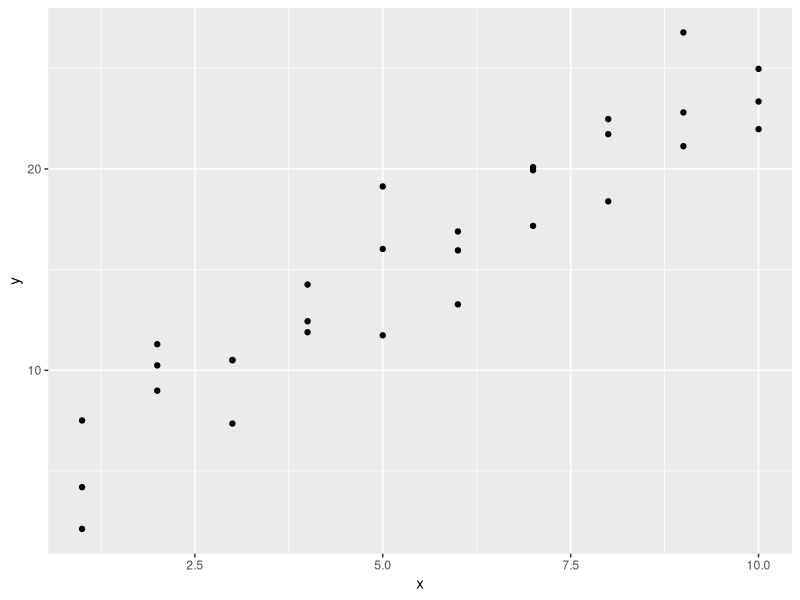
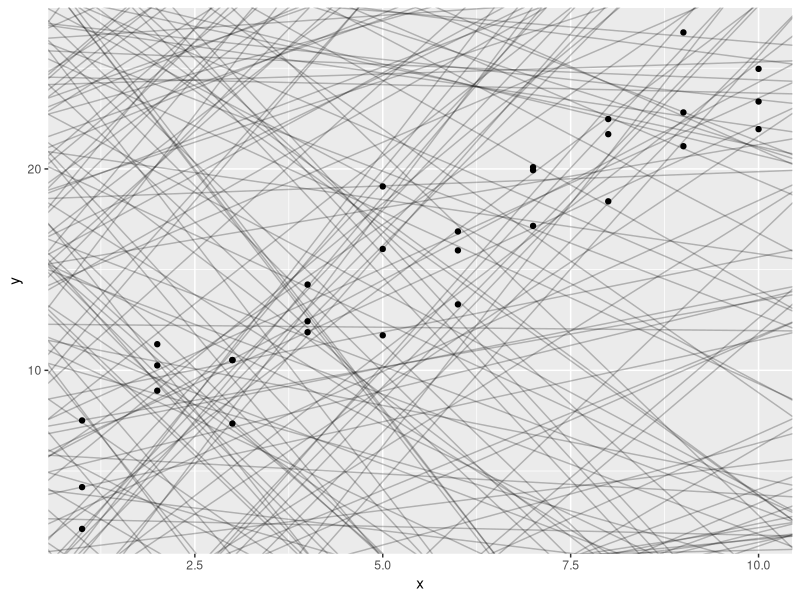
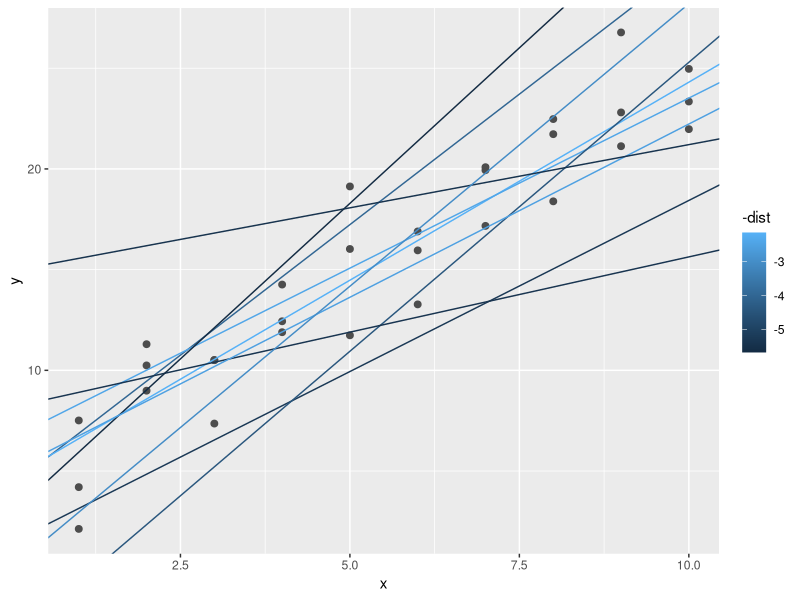
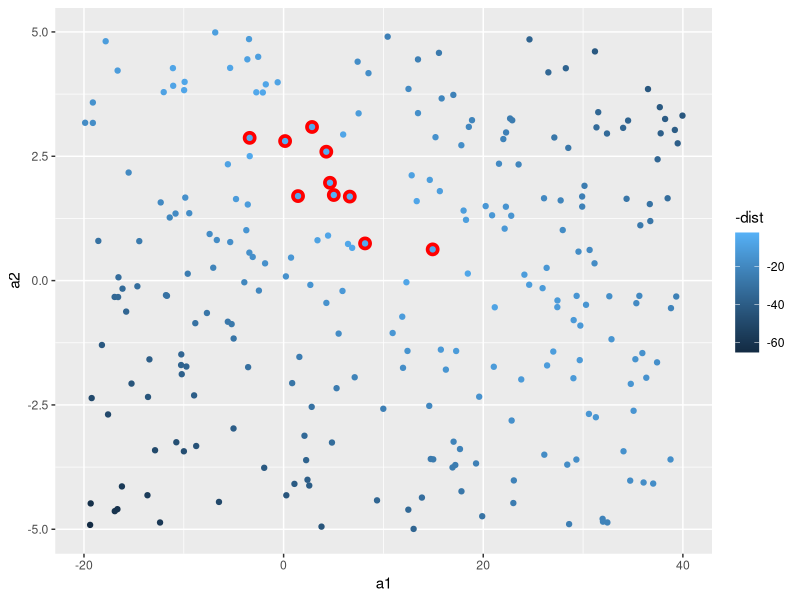
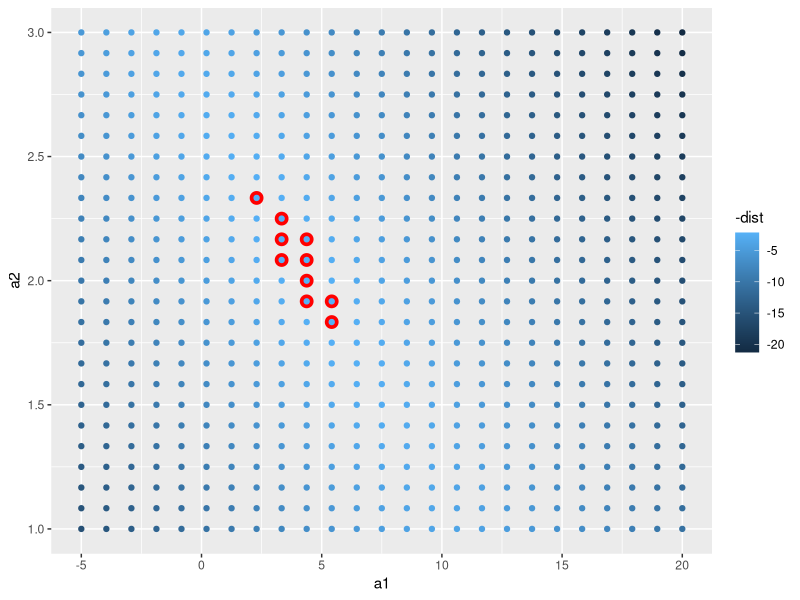
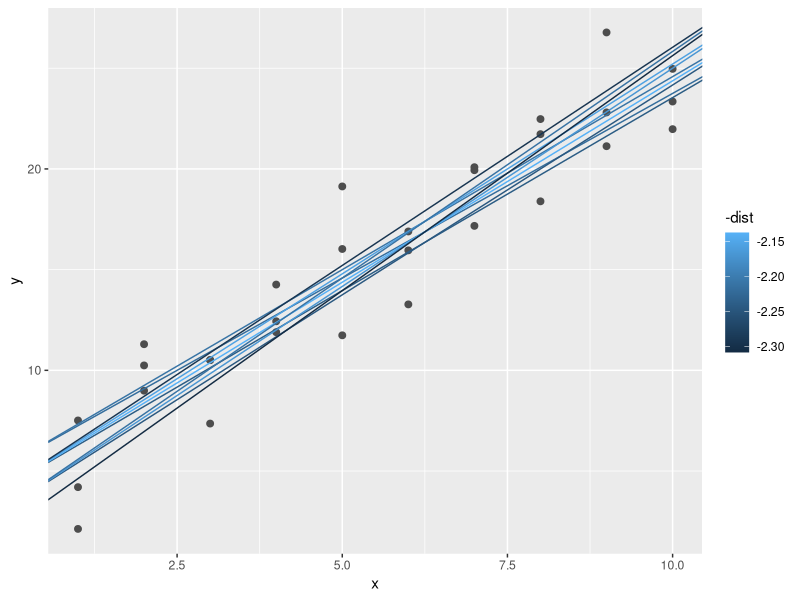
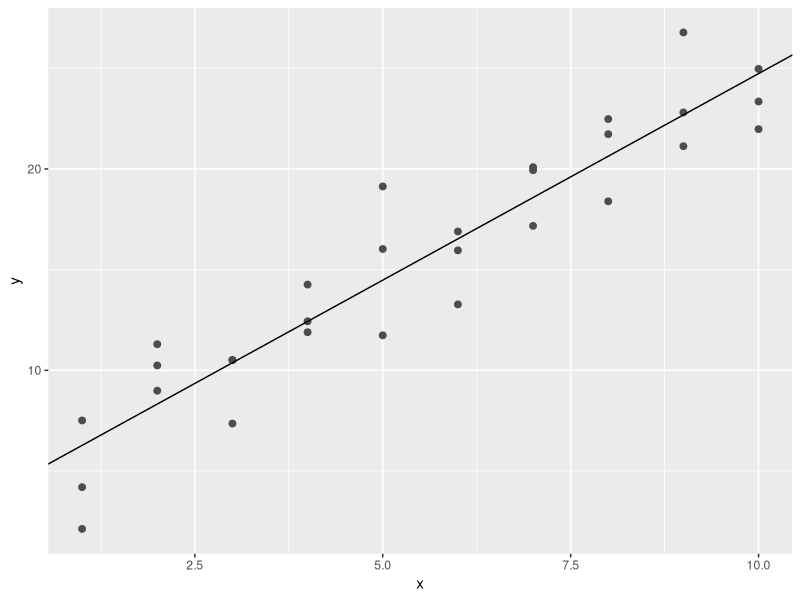
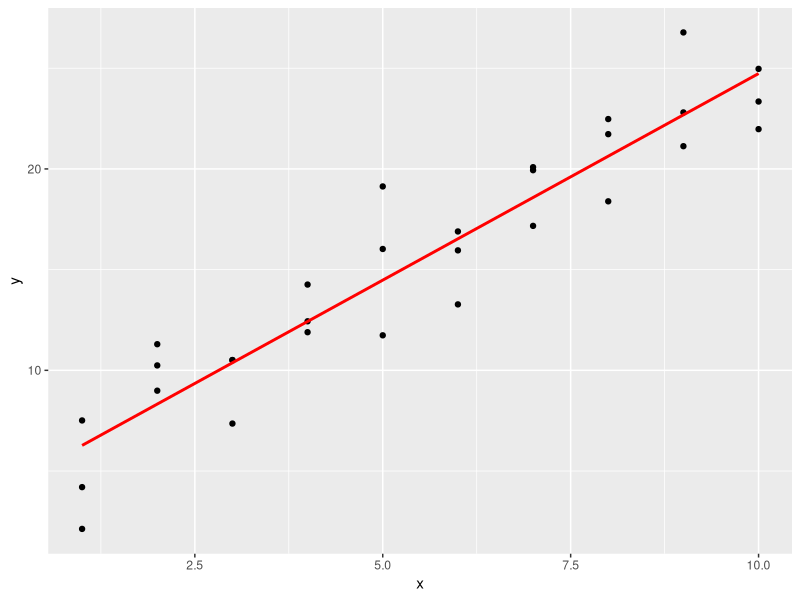

These charts were generated, in order, by the following R code: (Note: this script raises an error after producing the figures.)
library(tidyverse)
library(modelr)
options(na.action = na.warn)

#a simple model
#Lets look at the sim1 dataset from the modelr package
sim1

ggplot(sim1, aes(x, y)) +
  geom_point()

models <- tibble(
  a1 = runif(250, -20, 40),
  a2 = runif(250, -5, 5)
)

ggplot(sim1, aes(x, y)) + 
  geom_abline(aes(intercept = a1, slope = a2), data = models, alpha = 1/4) +
  geom_point() 

#Need to find a model that has the least distance between the observed y and
#the predicted y

#function for predicted y
model1 <- function(a, data) {
  a[1] + data$x*a[2]
}

model1(c(7, 1.5), sim1)

#root mean squared deviation
measure_distance <- function(mod, data) {
  diff <- data$y - model1(mod, data)
  sqrt(mean(diff^2))
}

measure_distance(c(7, 1.5), sim1)

#Now can use purrr to compute the distance for all the models
# a helper function
sim1_dist <- function(a1, a2) {
  measure_distance(c(a1, a2), sim1)
}

models <- models %>%
          mutate(dist = purrr::map2_dbl(a1, a2, sim1_dist))

#Lets overlay the 10 best models on the data
ggplot(sim1, aes(x, y)) +
  geom_point(size = 2, colour = "grey30") +
  geom_abline(
    aes(intercept = a1, slope = a2, colour = -dist),
    data = filter(models, rank(dist) <= 10)
  )

#Visualising the models

ggplot(models, aes(a1, a2)) +
  geom_point(data = filter(models, rank(dist) <= 10), size = 4, colour = "red") +
  geom_point(aes(colour = -dist))

#Another way to check models is by doing grid search
grid <- expand.grid(
  a1 = seq(-5, 20, length = 25),
  a2 = seq(1, 3, length = 25)
) %>% 
  mutate(dist = purrr::map2_dbl(a1, a2, sim1_dist))

grid %>% 
  ggplot(aes(a1, a2)) +
  geom_point(data = filter(grid, rank(dist) <= 10), size = 4, colour = "red") +
  geom_point(aes(colour = -dist)) 

#Taking the 10 best models on the original data
ggplot(sim1, aes(x, y)) + 
  geom_point(size = 2, colour = "grey30") + 
  geom_abline(
    aes(intercept = a1, slope = a2, colour = -dist), 
    data = filter(grid, rank(dist) <= 10)
  )

#You can also use the Newton-Raphson search to find the best model
# If you have a function that defines the distance between a model and a 
# dataset, an algorithm that can minimise that distance by modifying the 
# parameters of the model, you can find the best model. The neat thing 
# about this approach is that it will work for any family of models 
# that you can write an equation for.
best <- optim(c(0, 0), measure_distance, data = sim1)
best$par


ggplot(sim1, aes(x, y)) + 
  geom_point(size = 2, colour = "grey30") + 
  geom_abline(intercept = best$par[1], slope = best$par[2])

#The last option is the lm
sim1_mod <- lm(y ~ x, data = sim1)
coef(sim1_mod)
#> (Intercept)           x 
#>    4.220822    2.051533

#Prediction
#Generate an evenly spaced grid of values that cover the region 
#where out data lies.
#The easiest way modelr::data_grid()
#Finds the unique values then generates all combinations

grid <- sim1 %>% 
        data_grid(x)

grid

#Takes the data and the model and adds a new column of predictions to the dataframe
grid <- grid %>% 
  add_predictions(sim1_mod) 
grid

ggplot(sim1, aes(x)) +
  geom_point(aes(y = y)) +
  geom_line(aes(y = pred), data = grid, colour = "red", size = 1)

#Residuals
sim1 <- sim1 %>% 
  add_residuals(sim1_mod)

#Can draw a freq poly to see how the residuals are
ggplot(sim1, aes(resid)) + 
  geom_freqpoly(binwidth = 0.5) 

#Looks like random noise suggesting the model has done a good job

ggplot(sim1, aes(x, resid)) + 
  geom_ref_line(h = 0) +
  geom_point() 

df <- tribble(
  ~y, ~x1, ~x2,
  4, 2, 5,
  5, 1, 6
)
df
model_matrix(df, y ~ x1)

#if you dont want the intercep
model_matrix(df, y ~ x1 - 1)
model_matrix(df, y ~ x1 + x2)

#Categorical data
mod2 <- lm(y ~ x, data = sim2)

grid <- sim2 %>% 
  data_grid(x) %>% 
  add_predictions(mod2)
grid

# predict the mean value for each category. (Why? Because the mean
# minimises the root-mean-squared distance.) That’s easy to see if we overlay 
# the predictions on top of the original data:
ggplot(sim2, aes(x)) + 
  geom_point(aes(y = y)) +
  geom_point(data = grid, aes(y = pred), colour = "red", size = 4)

#cant make predictions of levels you did not observe
tibble(x = "e") %>% 
  add_predictions(mod2)

#Interactions (continuous and categorical)


ggplot(sim3, aes(x1, y)) + 
  geom_point(aes(colour = x2))


#There are two possible models you could fit to this data:
  
mod1 <- lm(y ~ x1 + x2, data = sim3)
mod2 <- lm(y ~ x1 * x2, data = sim3)


grid <- sim3 %>% 
  data_grid(x1, x2) %>% 
  gather_predictions(mod1, mod2)
grid


ggplot(sim3, aes(x1, y, colour = x2)) + 
  geom_point() + 
  geom_line(data = grid, aes(y = pred)) + 
  facet_wrap(~ model)

#Which is the best models
sim3 <- sim3 %>% 
  gather_residuals(mod1, mod2)

ggplot(sim3, aes(x1, resid, colour = x2)) + 
  geom_point() + 
  facet_grid(model ~ x2)

# Interactions (two continuous)
# Let’s take a look at the equivalent model for two continuous variables. 
#Initially things proceed almost identically to the previous example:
mod1 <- lm(y ~ x1 + x2, data = sim4)
mod2 <- lm(y ~ x1 * x2, data = sim4)

# Note my use of seq_range() inside data_grid(). Instead of using every unique
# value of x, I’m going to use a regularly spaced grid of five values between
# the minimum and maximum numbers.

grid <- sim4 %>% 
  data_grid(
    x1 = seq_range(x1, 5), 
    x2 = seq_range(x2, 5) 
  ) %>% 
  gather_predictions(mod1, mod2)
grid

# Next let’s try and visualise that model. We have two continuous predictors, 
# so you can imagine the model like a 3d surface. We could display that using 
# geom_tile():
  
  ggplot(grid, aes(x1, x2)) + 
  geom_tile(aes(fill = pred)) + 
  facet_wrap(~ model)

# That doesn’t suggest that the models are very different! But that’s partly an
# illusion: our eyes and brains are not very good at accurately comparing shades 
# of colour. Instead of looking at the surface from the top, we could look at it
# from either side, showing multiple slices:
    
    ggplot(grid, aes(x1, pred, colour = x2, group = x2)) + 
    geom_line() +
    facet_wrap(~ model)
    
  ggplot(grid, aes(x2, pred, colour = x1, group = x1)) + 
    geom_line() +
    facet_wrap(~ model)
  
  